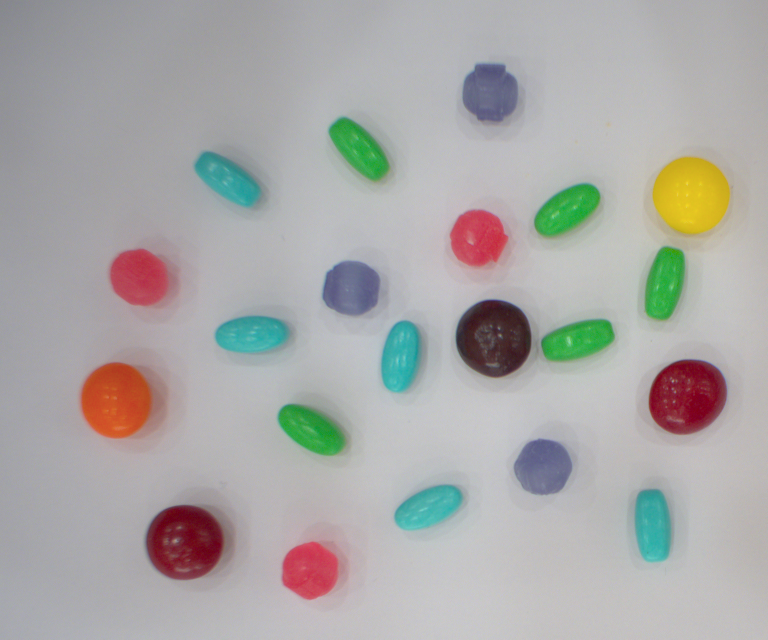
#> input picture Integration-Camera-Local/Candy.png, 1536 x 1280 px (shown at 1/2 size)
$ python -i candy_lib.py   (imports and definitions only)
#> lines starting #> are read from the running program, lines starting #| are printed output that depends on the picture; after the words box and inside, x2 and y2 are one past the last pixel; in counts of white or black regions, pixels touching at a corner belong together
# -*- coding: utf-8 -*-
"""
candy_lib.py — งานหลังบ้านที่ทุก step ใช้ร่วมกัน

ไฟล์นี้ไม่ต้องกด Run และปกติไม่ต้องแก้
มันเก็บเรื่องน่าเบื่อที่ซ้ำกันทุกไฟล์ไว้ที่เดียว — หาไฟล์ภาพ ย่อภาพ เปิดกล้อง วาดกรอบ
ส่วนตรรกะที่เป็นเนื้อหาของ Workshop จะเขียนไว้ในไฟล์ step ตรง ๆ ให้อ่านเห็นชัด

อ่านไฟล์นี้ตอนไหนดี — หลังจากทำ step1 ถึง step6 ครบแล้ว
"""
import os
import sys

import cv2
import numpy as np

import config

HERE = os.path.dirname(os.path.abspath(__file__))


# [40 lines left out: functions here, resize_work, load_image, not called in this run]


# ─────────────────────────────────────────────────────────────────
#  ตรวจจับด้วยสี — step5 และ step6 เรียกใช้ชุดนี้
#  (ตรรกะเดียวกันนี้ step3 กับ step4 เขียนไว้แบบเต็ม ๆ ให้อ่านก่อนแล้ว)
# ─────────────────────────────────────────────────────────────────

def make_mask(hsv, spec):
    """สร้าง mask ขาว-ดำของชนิดหนึ่งชนิด — สีขาว = พิกเซลที่เข้าช่วงสีนี้"""
    h1, h2 = spec["h"]
    s1, s2 = spec["s"]
    v1, v2 = spec["v"]

    if h1 <= h2:
        mask = cv2.inRange(hsv, np.array([h1, s1, v1]), np.array([h2, s2, v2]))
    else:
        # ช่วงคร่อมเลข 0 (โซนสีแดง) ต้องตัดเป็นสองท่อนแล้วรวมกัน
        lo = cv2.inRange(hsv, np.array([h1, s1, v1]), np.array([179, s2, v2]))
        hi = cv2.inRange(hsv, np.array([0, s1, v1]), np.array([h2, s2, v2]))
        mask = cv2.bitwise_or(lo, hi)

    k_open = cv2.getStructuringElement(
        cv2.MORPH_ELLIPSE, (config.OPEN_SIZE, config.OPEN_SIZE))
    k_close = cv2.getStructuringElement(
        cv2.MORPH_ELLIPSE, (config.CLOSE_SIZE, config.CLOSE_SIZE))

    mask = cv2.morphologyEx(mask, cv2.MORPH_OPEN, k_open)     # ลบจุดรบกวน
    mask = cv2.morphologyEx(mask, cv2.MORPH_CLOSE, k_close)   # อุดรู
    return mask


def find_items(mask):
    """หาชิ้นงานใน mask แล้วคืนตำแหน่ง ขนาด และทรง"""
    contours, _ = cv2.findContours(mask, cv2.RETR_EXTERNAL,
                                   cv2.CHAIN_APPROX_SIMPLE)
    items = []
    for c in contours:
        area = cv2.contourArea(c)
        if area < config.MIN_AREA or area > config.MAX_AREA:
            continue

        (_, _), (rw, rh), _ = cv2.minAreaRect(c)      # กรอบที่หมุนตามชิ้นงาน
        ratio = max(rw, rh) / max(1.0, min(rw, rh))

        items.append({
            "contour": c,
            "area": area,
            "ratio": ratio,
            "shape": "LONG" if ratio >= config.LONG_RATIO else "ROUND",
            "rect": cv2.boundingRect(c),
        })
    return items


def detect_all(bgr):
    """ตรวจครบทุกชนิดในภาพเดียว คืนเป็น {ชื่อชนิด: [ชิ้นงาน...]}"""
    hsv = cv2.cvtColor(bgr, cv2.COLOR_BGR2HSV)
    return {name: find_items(make_mask(hsv, spec))
            for name, spec in config.COLORS.items()}


# ─────────────────────────────────────────────────────────────────
#  แสดงผล
# ─────────────────────────────────────────────────────────────────

# [148 lines left out: functions annotate_all, banner, print_table, save, import_pylon, open_camera and 2 more, not called in this run]

>>> import cv2
>>> picture = cv2.imread('../Candy.png')
#> picture is the input picture: shape (1280, 1536, 3); mean B, G, R 167.2, 168.6, 169.9
>>> result = detect_all(picture)
#> in detect_all, `hsv = cv2.cvtColor(bgr, cv2.COLOR_BGR2HSV)`: hsv: shape (1280, 1536, 3); mean H, S, V 94.1, 28, 178.3
#> in make_mask, `mask = cv2.inRange(hsv, np.array([h1, s1, v1]), np.array([h2, s2, v2]))`: mask: shape (1280, 1536); 2.2% white; 27 white regions (22 under 20 px), largest, box (x1, y1, x2, y2) and area: (558, 809, 689, 911) 8556, (1084, 640, 1229, 722) 8505, (1069, 370, 1201, 473) 8463, (1291, 493, 1369, 639) 8420, (658, 236, 778, 361) 8302
#> in make_mask, `mask = cv2.morphologyEx(mask, cv2.MORPH_OPEN, k_open)`:
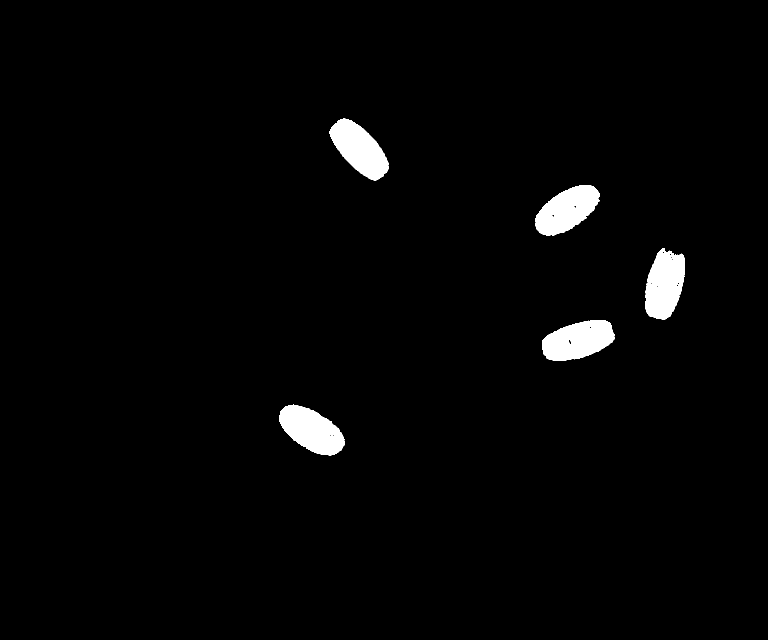
#> mask: shape (1280, 1536) (shown at 1/2 size); 2.1% white; 5 white regions, box (x1, y1, x2, y2) and area: (558, 809, 689, 911) 8414, (1084, 640, 1229, 722) 8408, (658, 237, 777, 361) 8228, (1070, 370, 1199, 472) 8186, (1291, 496, 1369, 639) 8171
#> in make_mask, `mask = cv2.morphologyEx(mask, cv2.MORPH_CLOSE, k_close)`: mask: shape (1280, 1536); 2.1% white; 5 white regions
#> in find_items, `contours, _ = cv2.findContours(mask, cv2.RETR_EXTERNAL, cv2.CHAIN_APPR..`: contours = 5 contours; box (x1, y1, x2, y2) and area: (558, 809, 689, 911) 8348, (1084, 640, 1229, 722) 8344, (1291, 496, 1369, 639) 8186, (1070, 370, 1199, 472) 8174, (658, 237, 777, 361) 8162
#> the loop in find_items, `for c in contours:` made 5 passes
#> (area, rw, rh, ratio) on passes 1 to 5: (8347.5, 72.2, 144.1, 2), (8344.5, 146.6, 68.95, 2.13), (8186, 139.9, 70.83, 1.98), (8174.5, 144.2, 72.11, 2), (8162, 68.59, 142.8, 2.08)
#> after the loop in find_items, `for c in contours:`: items = 5 items
#> in make_mask (call 2), `mask = cv2.inRange(hsv, np.array([h1, s1, v1]), np.array([h2, s2, v2]))`: mask: shape (1280, 1536); 2.2% white; 196 white regions (185 under 20 px), largest, box (x1, y1, x2, y2) and area: (763, 641, 841, 785) 8769, (1271, 979, 1341, 1125) 8631, (431, 631, 577, 705) 8557
#> in make_mask (call 2), `mask = cv2.morphologyEx(mask, cv2.MORPH_OPEN, k_open)`: mask: shape (1280, 1536); 2.1% white; 5 white regions, box (x1, y1, x2, y2) and area: (763, 641, 841, 785) 8685, (1271, 980, 1341, 1124) 8571, (431, 632, 577, 705) 8480, (389, 304, 521, 414) 8187, (789, 971, 925, 1060) 8053
#> in make_mask (call 2), `mask = cv2.morphologyEx(mask, cv2.MORPH_CLOSE, k_close)`: mask: shape (1280, 1536); 2.2% white; 5 white regions
#> in find_items (call 2), `contours, _ = cv2.findContours(mask, cv2.RETR_EXTERNAL, cv2.CHAIN_APPR..`: contours = 5 contours; box (x1, y1, x2, y2) and area: (763, 641, 841, 785) 8599, (1271, 980, 1341, 1124) 8448, (431, 632, 577, 705) 8358, (389, 304, 521, 414) 8111, (789, 971, 925, 1060) 7945
#> the loop in find_items (call 2), `for c in contours:` made 5 passes
#> (area, rw, rh, ratio) on passes 1 to 5: (8448, 143, 69, 2.07), (7945, 143.4, 69.74, 2.06), (8599, 144.3, 75.62, 1.91), (8358, 72, 145, 2.01), (8111, 67.42, 144.1, 2.14)
#> in make_mask (call 3), `mask = cv2.inRange(hsv, np.array([h1, s1, v1]), np.array([h2, s2, v2]))`: mask: shape (1280, 1536); 1.6% white; 221 white regions (216 under 20 px), largest, box (x1, y1, x2, y2) and area: (925, 125, 1035, 243) 10192, (644, 521, 761, 631) 9942, (1029, 877, 1145, 989) 9703, (913, 598, 1053, 661) 475, (1363, 719, 1453, 764) 193
#> in make_mask (call 3), `mask = cv2.morphologyEx(mask, cv2.MORPH_OPEN, k_open)`: mask: shape (1280, 1536); 1.5% white; 4 white regions (1 under 20 px), largest, box (x1, y1, x2, y2) and area: (925, 126, 1035, 243) 10040, (645, 521, 759, 629) 9775, (1029, 877, 1143, 989) 9305
#> in make_mask (call 3), `mask = cv2.morphologyEx(mask, cv2.MORPH_CLOSE, k_close)`: mask: shape (1280, 1536); 1.5% white; 3 white regions
#> in find_items (call 3), `contours, _ = cv2.findContours(mask, cv2.RETR_EXTERNAL, cv2.CHAIN_APPR..`: contours = 3 contours; box (x1, y1, x2, y2) and area: (925, 126, 1035, 243) 9972, (645, 521, 759, 629) 9694, (1029, 877, 1143, 989) 9364
#> in make_mask (call 4), `h1, h2 = spec["h"]`: h1 = 163; h2 = 179
#> in make_mask (call 4), `mask = cv2.inRange(hsv, np.array([h1, s1, v1]), np.array([h2, s2, v2]))`:
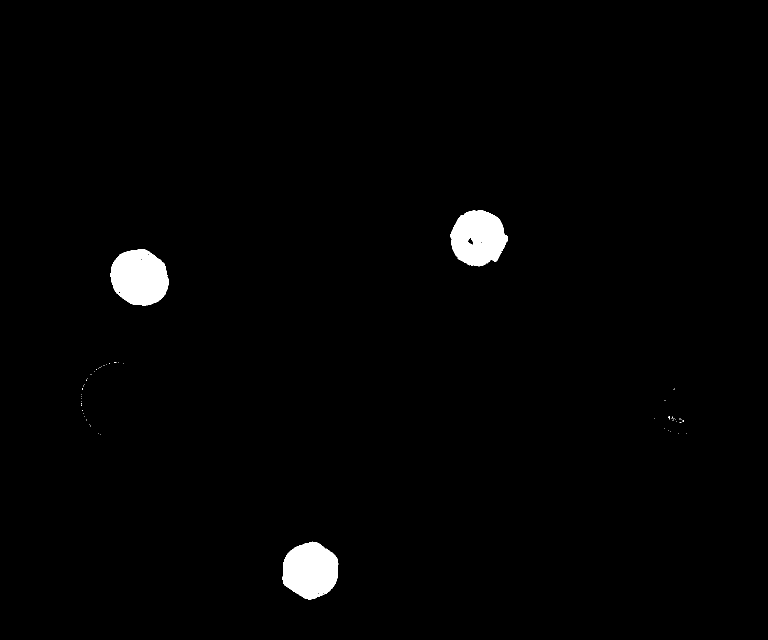
#> mask: shape (1280, 1536) (shown at 1/2 size); 1.5% white; 59 white regions (56 under 20 px), largest, box (x1, y1, x2, y2) and area: (221, 498, 338, 611) 10115, (565, 1083, 677, 1199) 9767, (901, 421, 1016, 533) 9455
#> in make_mask (call 4), `mask = cv2.morphologyEx(mask, cv2.MORPH_OPEN, k_open)`: mask: shape (1280, 1536); 1.5% white; 3 white regions, box (x1, y1, x2, y2) and area: (221, 498, 337, 611) 10053, (565, 1083, 676, 1199) 9723, (901, 421, 1016, 533) 9365
#> in make_mask (call 4), `mask = cv2.morphologyEx(mask, cv2.MORPH_CLOSE, k_close)`: mask: shape (1280, 1536); 1.5% white; 3 white regions
#> in find_items (call 4), `contours, _ = cv2.findContours(mask, cv2.RETR_EXTERNAL, cv2.CHAIN_APPR..`: contours = 3 contours; box (x1, y1, x2, y2) and area: (221, 498, 337, 611) 9974, (565, 1083, 676, 1199) 9613, (901, 421, 1016, 533) 9452
#> in make_mask (call 5), `mask = cv2.inRange(hsv, np.array([h1, s1, v1]), np.array([h2, s2, v2]))`: mask: shape (1280, 1536); 1.6% white; 10 white regions (8 under 20 px), largest, box (x1, y1, x2, y2) and area: (1299, 721, 1451, 868) 16340, (295, 1012, 447, 1158) 15879
#> in make_mask (call 5), `mask = cv2.morphologyEx(mask, cv2.MORPH_OPEN, k_open)`: mask: shape (1280, 1536); 1.6% white; 3 white regions (1 under 20 px), largest, box (x1, y1, x2, y2) and area: (1299, 721, 1451, 867) 15780, (295, 1012, 446, 1158) 15039
#> in make_mask (call 5), `mask = cv2.morphologyEx(mask, cv2.MORPH_CLOSE, k_close)`:
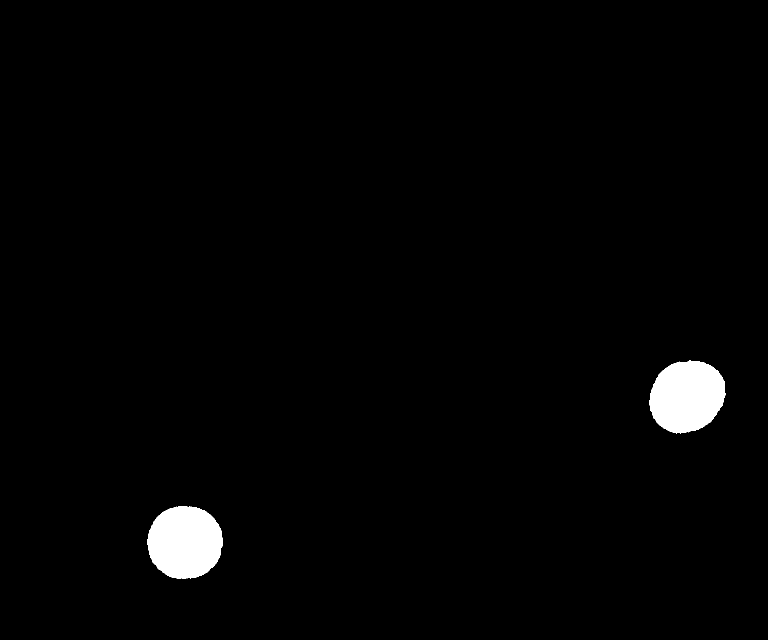
#> mask: shape (1280, 1536) (shown at 1/2 size); 1.8% white; 2 white regions
#> in find_items (call 5), `contours, _ = cv2.findContours(mask, cv2.RETR_EXTERNAL, cv2.CHAIN_APPR..`: contours = 2 contours; box (x1, y1, x2, y2) and area: (295, 1012, 446, 1158) 17116, (1299, 721, 1451, 867) 16887
#> in make_mask (call 6), `h1, h2 = spec["h"]`: h1 = 3; h2 = 14
#> in make_mask (call 6), `mask = cv2.inRange(hsv, np.array([h1, s1, v1]), np.array([h2, s2, v2]))`:
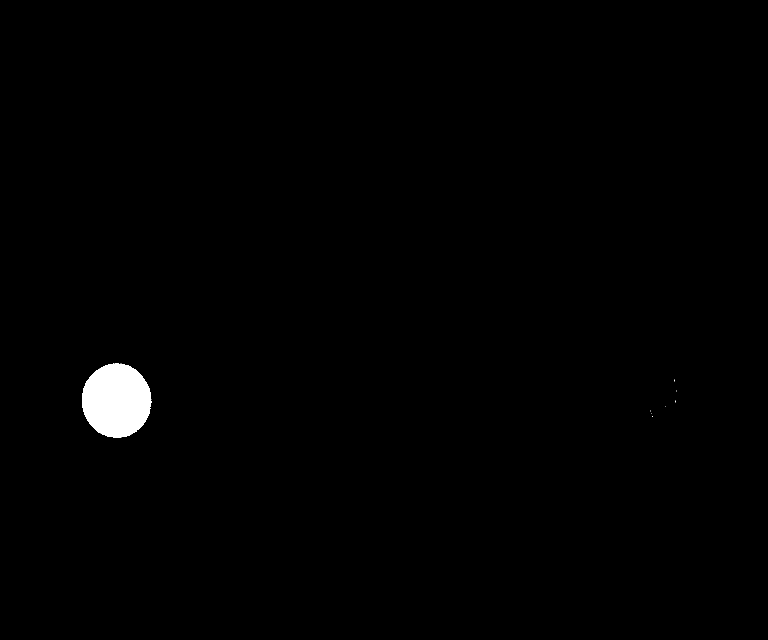
#> mask: shape (1280, 1536) (shown at 1/2 size); 0.83% white; 8 white regions (7 under 20 px), largest, box (x1, y1, x2, y2) and area: (164, 726, 304, 876) 16278
#> in make_mask (call 6), `mask = cv2.morphologyEx(mask, cv2.MORPH_OPEN, k_open)`: mask: shape (1280, 1536); 0.83% white; 1 white region, box (x1, y1, x2, y2) and area: (164, 726, 303, 876) 16226
#> in make_mask (call 6), `mask = cv2.morphologyEx(mask, cv2.MORPH_CLOSE, k_close)`: mask: shape (1280, 1536); 0.83% white; 1 white region
#> in find_items (call 6), `contours, _ = cv2.findContours(mask, cv2.RETR_EXTERNAL, cv2.CHAIN_APPR..`: contours = 1 contour; box (x1, y1, x2, y2) and area: (164, 726, 303, 876) 16107
#> in make_mask (call 7), `h1, h2 = spec["h"]`: h1 = 18; h2 = 33
#> in make_mask (call 7), `mask = cv2.inRange(hsv, np.array([h1, s1, v1]), np.array([h2, s2, v2]))`:
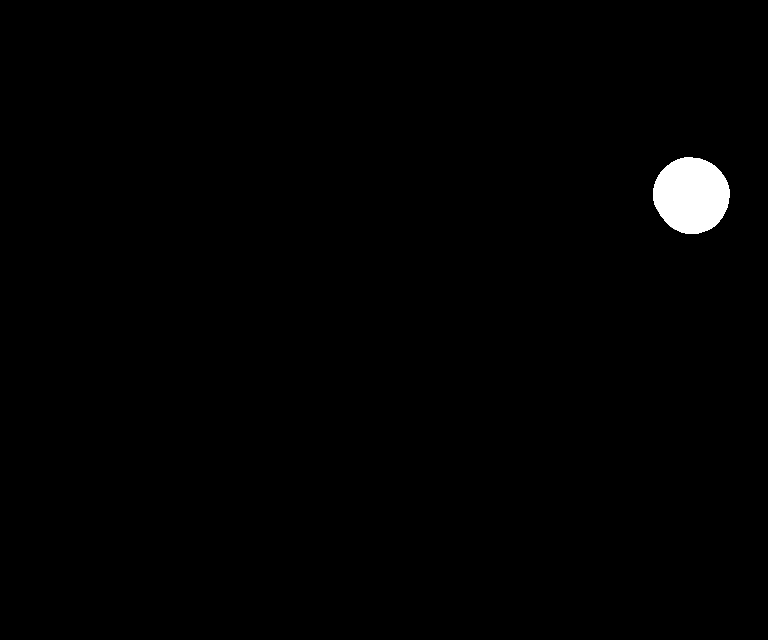
#> mask: shape (1280, 1536) (shown at 1/2 size); 0.93% white; 1 white region, box (x1, y1, x2, y2) and area: (1306, 314, 1460, 468) 18357
#> in make_mask (call 7), `mask = cv2.morphologyEx(mask, cv2.MORPH_OPEN, k_open)`: mask: shape (1280, 1536); 0.93% white; 1 white region, box (x1, y1, x2, y2) and area: (1306, 314, 1460, 468) 18309
#> in make_mask (call 7), `mask = cv2.morphologyEx(mask, cv2.MORPH_CLOSE, k_close)`: mask: shape (1280, 1536); 0.94% white; 1 white region
#> in find_items (call 7), `contours, _ = cv2.findContours(mask, cv2.RETR_EXTERNAL, cv2.CHAIN_APPR..`: contours = 1 contour; box (x1, y1, x2, y2) and area: (1306, 314, 1460, 468) 18179
#> in make_mask (call 8), `h1, h2 = spec["h"]`: h1 = 0; h2 = 179
#> in make_mask (call 8), `mask = cv2.inRange(hsv, np.array([h1, s1, v1]), np.array([h2, s2, v2]))`:
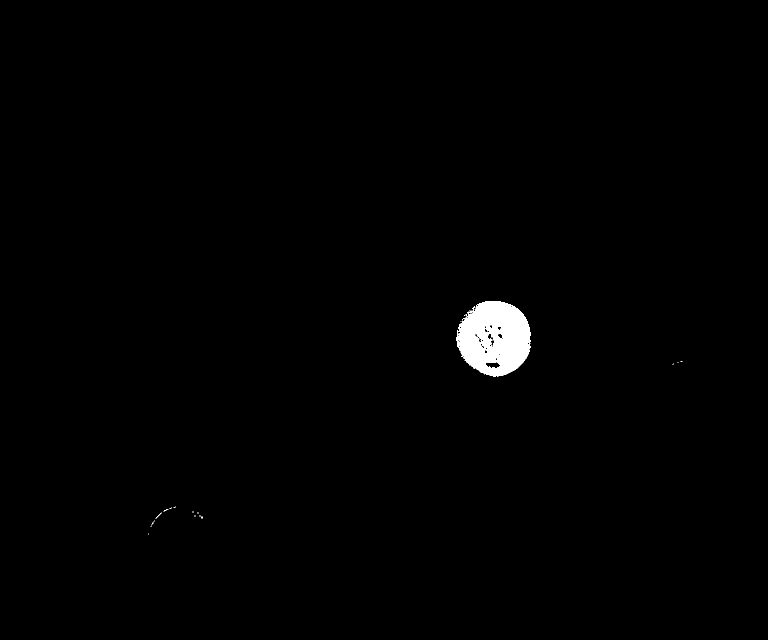
#> mask: shape (1280, 1536) (shown at 1/2 size); 0.83% white; 24 white regions (22 under 20 px), largest, box (x1, y1, x2, y2) and area: (913, 602, 1061, 753) 16160, (944, 612, 951, 620) 23
#> in make_mask (call 8), `mask = cv2.morphologyEx(mask, cv2.MORPH_OPEN, k_open)`:
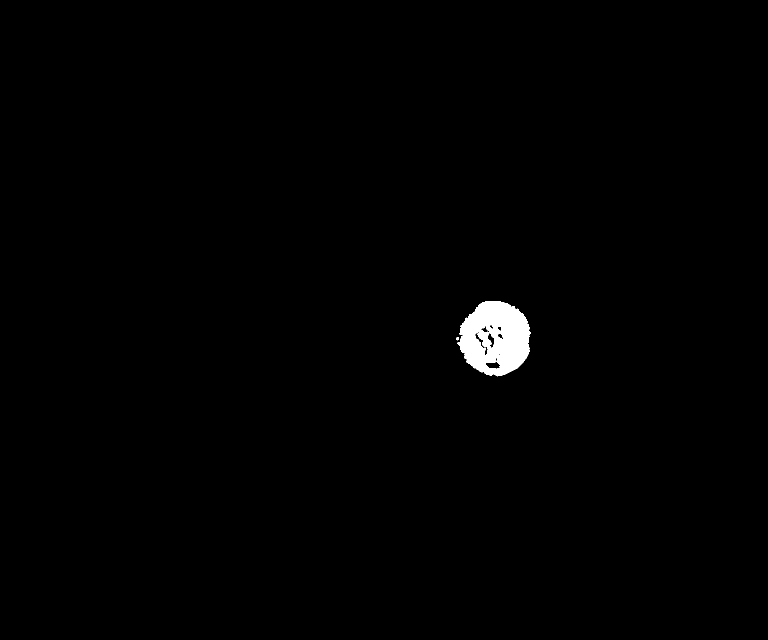
#> mask: shape (1280, 1536) (shown at 1/2 size); 0.78% white; 2 white regions, box (x1, y1, x2, y2) and area: (915, 602, 1061, 753) 15390, (913, 674, 918, 681) 27
#> in make_mask (call 8), `mask = cv2.morphologyEx(mask, cv2.MORPH_CLOSE, k_close)`: mask: shape (1280, 1536); 0.85% white; 1 white region
#> in find_items (call 8), `contours, _ = cv2.findContours(mask, cv2.RETR_EXTERNAL, cv2.CHAIN_APPR..`: contours = 1 contour; box (x1, y1, x2, y2) and area: (913, 602, 1061, 753) 16520
#> result = 8 items
